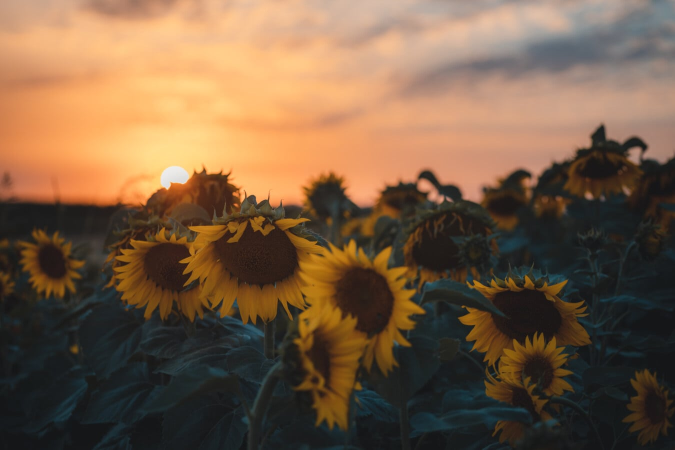
#> input picture examples/flower.jpg, 1350 x 900 px (shown at 1/2 size)
$ python -i quick_image_processing.py   (imports and definitions only)
#> lines starting #> are read from the running program, lines starting #| are printed output that depends on the picture; after the words box and inside, x2 and y2 are one past the last pixel; in counts of white or black regions, pixels touching at a corner belong together
import numpy as np
import matplotlib.pyplot as plt
from skimage.io import imshow, imread,imsave
import cv2
import pickle
from shapely.geometry import Point, Polygon

# [39 lines left out: function isolate_image, not called in this run]

def isolate_image2(image_path, save_path=None, save_main_color=None,width=1024,height=608):
#> called with image_path = '../../../../examples/flower.jpg', width = 1024, height = 608
    red_girl = imread(image_path)
#> red_girl is the input picture: shape (900, 1350, 3); mean R, G, B 119.3, 92.6, 68.6
    red_girl = cv2.resize(red_girl, (width, height), interpolation=cv2.INTER_CUBIC)
#> red_girl: shape (608, 1024, 3)
    height, width, channels = red_girl.shape
#> height = 608; width = 1024; channels = 3
    red_girl[int(0.8 * height): height, 0: width] = (0, 0, 0)
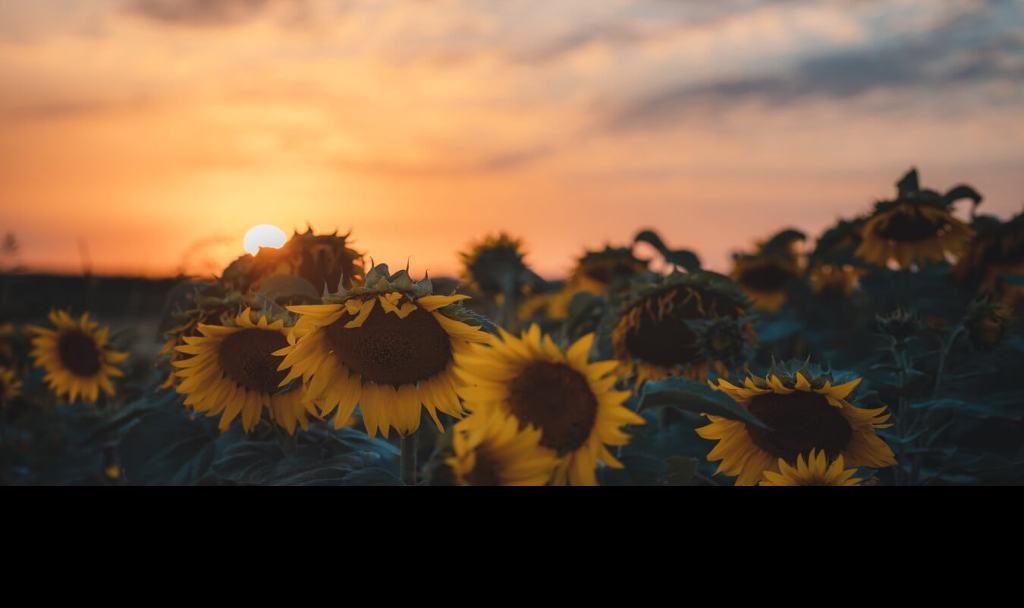
#> red_girl: shape (608, 1024, 3); mean R, G, B 112.6, 85.7, 62.2
    # plt.figure(num=None, figsize=(8, 6), dpi=80)
    # imshow(red_girl)

    # 37,86,115
    red_filtered = (red_girl[:, :, 0] > 37) & (red_girl[:, :, 1] < 86) & (red_girl[:, :, 2] < 115)
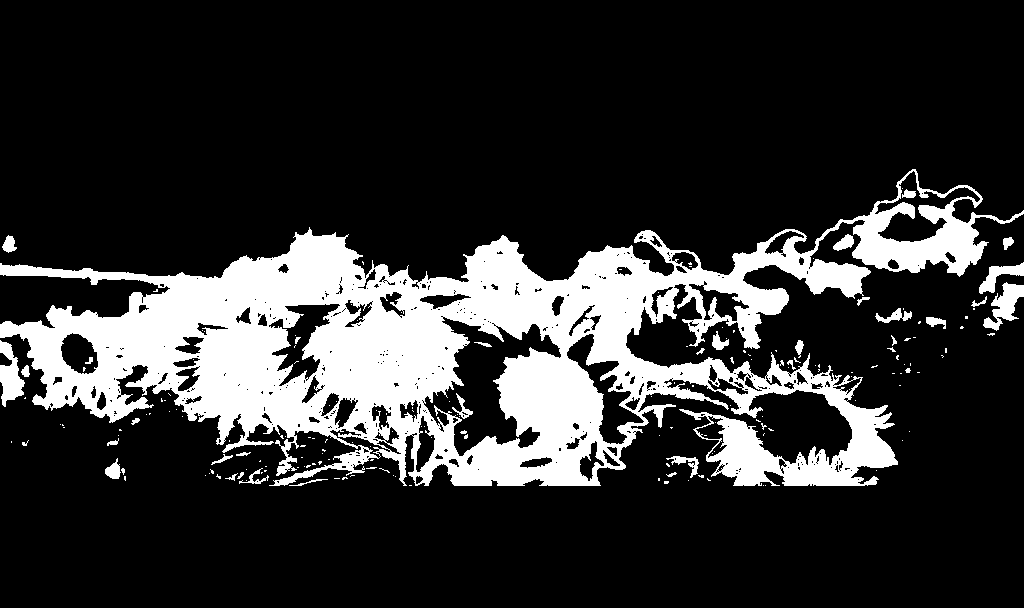
#> red_filtered: shape (608, 1024) bool; 19.6% white; 187 white regions (153 under 20 px), largest, box (x1, y1, x2, y2) and area: (0, 169, 1024, 486) 116414, (0, 340, 25, 407) 917, (983, 282, 1024, 331) 897
    # selected color: (184, 166, 109)
    white_filtered_min = (red_girl[:, :, 0] > 170) & (red_girl[:, :, 1] > 140) & (red_girl[:, :, 2] > 80)
#> white_filtered_min: shape (608, 1024) bool; 32.4% white; 15 white regions (11 under 20 px), largest, box (x1, y1, x2, y2) and area: (0, 0, 1024, 277) 201718, (637, 245, 653, 256) 111, (654, 259, 662, 269) 58, (962, 203, 969, 213) 30
    white_filtered_max = (red_girl[:, :, 0] < 200) & (red_girl[:, :, 1] < 200) & (red_girl[:, :, 2] < 130)
#> white_filtered_max: shape (608, 1024) bool; 65.6% white; 66 black regions (51 under 20 px), largest, box (x1, y1, x2, y2) and area: (0, 0, 1019, 279) 212014, (984, 0, 1024, 34) 1107, (636, 244, 656, 257) 181
    white_filtered = white_filtered_min & white_filtered_max
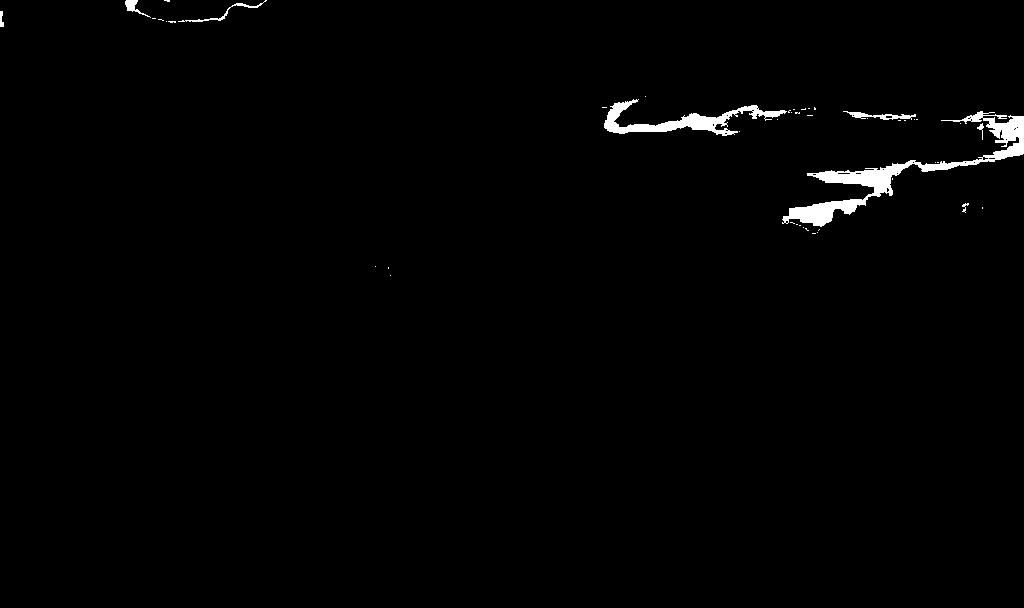
#> white_filtered: shape (608, 1024) bool; 1.1% white; 46 white regions (38 under 20 px), largest, box (x1, y1, x2, y2) and area: (782, 111, 1024, 227) 4274, (604, 99, 787, 136) 1965, (843, 111, 916, 120) 256
    # selected pix's color:  (139, 116, 83)
    white_filtered2_min = (red_girl[:, :, 0] > 130) & (red_girl[:, :, 1] > 110) & (red_girl[:, :, 2] > 80)
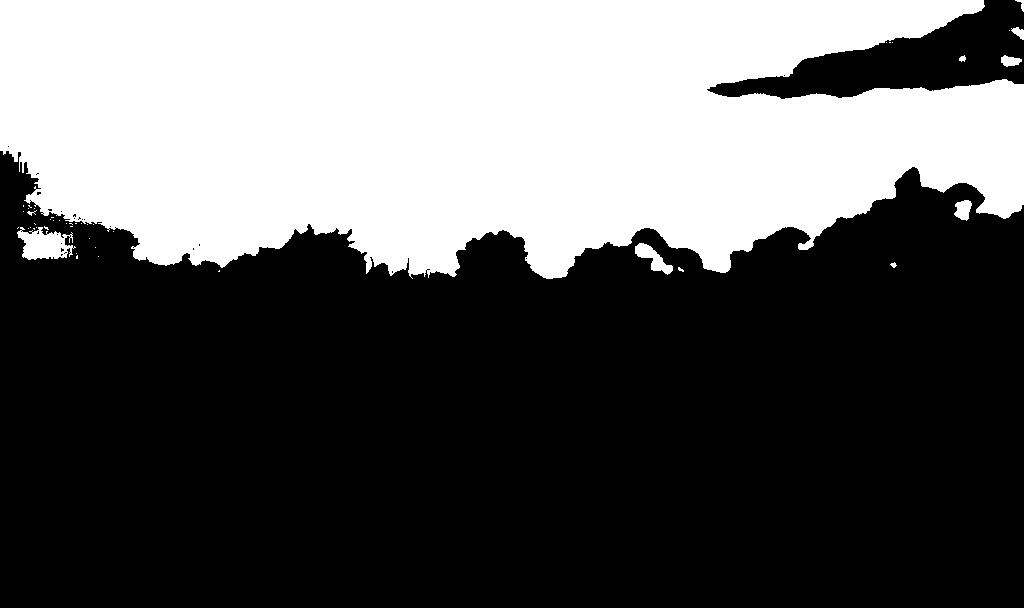
#> white_filtered2_min: shape (608, 1024) bool; 36.9% white; 45 white regions (35 under 20 px), largest, box (x1, y1, x2, y2) and area: (0, 0, 1024, 279) 227119, (17, 227, 76, 260) 1220, (635, 243, 673, 275) 500
    white_filtered2_max = (red_girl[:, :, 0] < 140) & (red_girl[:, :, 1] < 120) & (red_girl[:, :, 2] < 90)
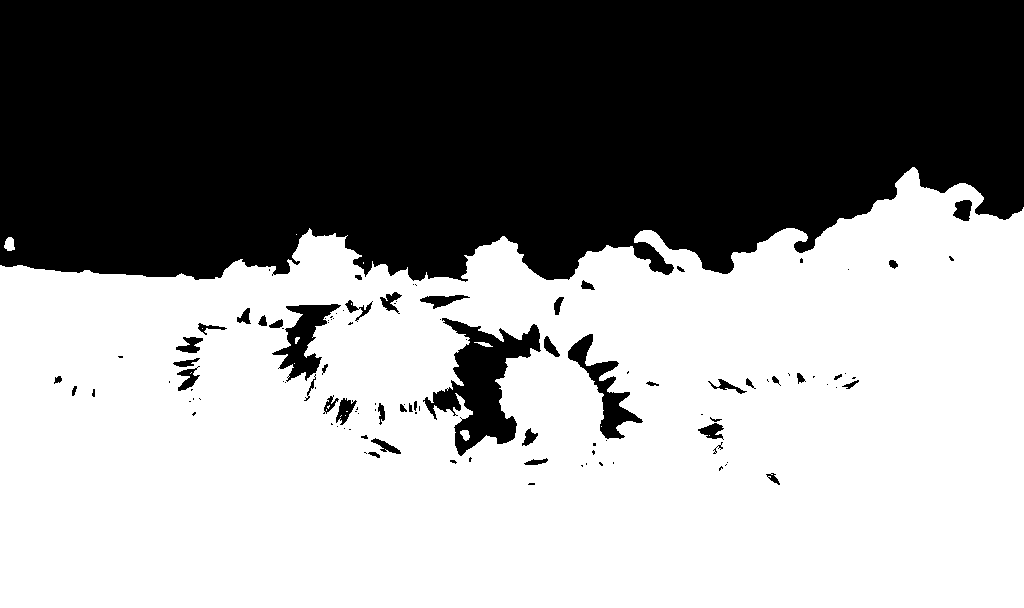
#> white_filtered2_max: shape (608, 1024) bool; 56.5% white; 113 black regions (67 under 20 px), largest, box (x1, y1, x2, y2) and area: (0, 0, 1024, 282) 255573, (423, 318, 541, 456) 6598, (272, 304, 341, 382) 2101
    white_filtered2 = white_filtered2_min & white_filtered2_max
#> white_filtered2: shape (608, 1024) bool; every value is 0
    red_filtered = red_filtered | white_filtered | white_filtered2
#> red_filtered: shape (608, 1024) bool; 20.7% white; 230 white regions (188 under 20 px), largest, box (x1, y1, x2, y2) and area: (0, 169, 1024, 486) 116418, (782, 111, 1024, 227) 4274, (604, 99, 787, 136) 1965
    plt.figure(num=None, figsize=(8, 6), dpi=80)
    red_girl_new = red_girl.copy()
    red_girl_new[:, :, 0] = red_girl_new[:, :, 0] * red_filtered
    red_girl_new[:, :, 1] = red_girl_new[:, :, 1] * red_filtered
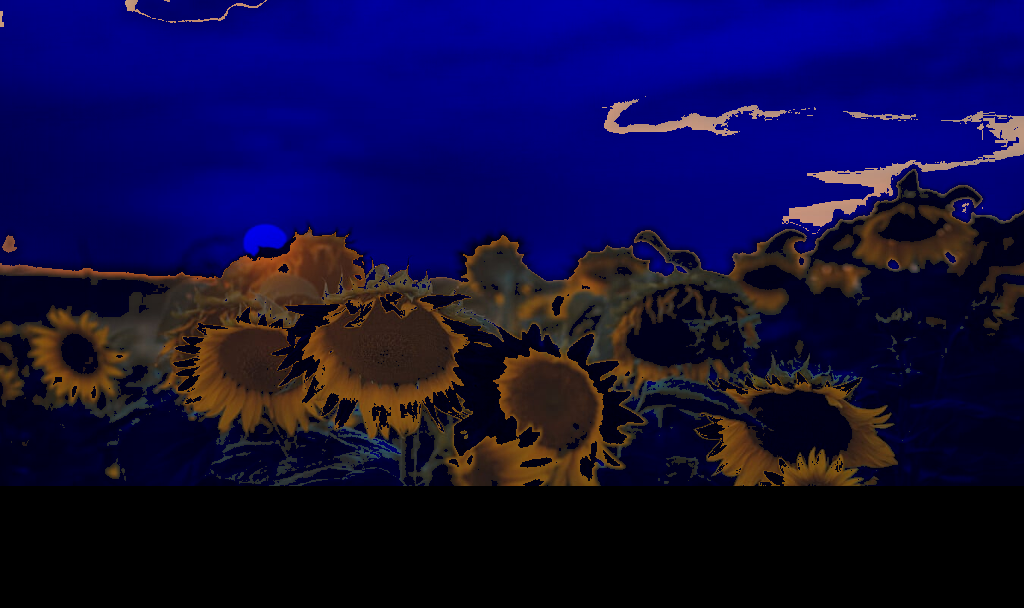
#> red_girl_new: shape (608, 1024, 3); mean R, G, B 16.4, 11.6, 62.2
    red_girl_new[:, :, 2] = red_girl_new[:, :, 2] * red_filtered
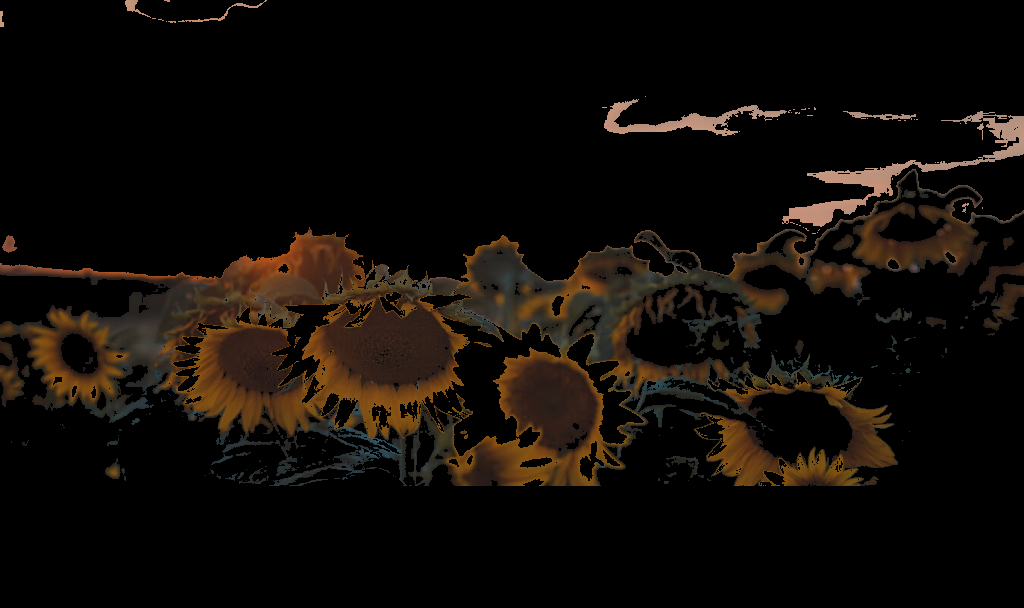
#> red_girl_new: shape (608, 1024, 3); mean R, G, B 16.4, 11.6, 7.3
    # imshow(red_girl_new)
    if save_main_color!=None:
        imsave(save_main_color, red_girl_new)
    # plt.show()

    # remove noise
    lower_yellow = np.array([22, 93, 0])
    upper_yellow = np.array([45, 255, 255])

    lower_blue = np.array([100, 150, 0])
    upper_blue = np.array([140, 255, 255])
    lower_red = np.array([0, 50, 50])  # example value
    upper_red = np.array([10, 255, 255])  # example value

    img = cv2.imread(save_main_color)
#> (the run stopped early here; a loop or call above may not have finished)
